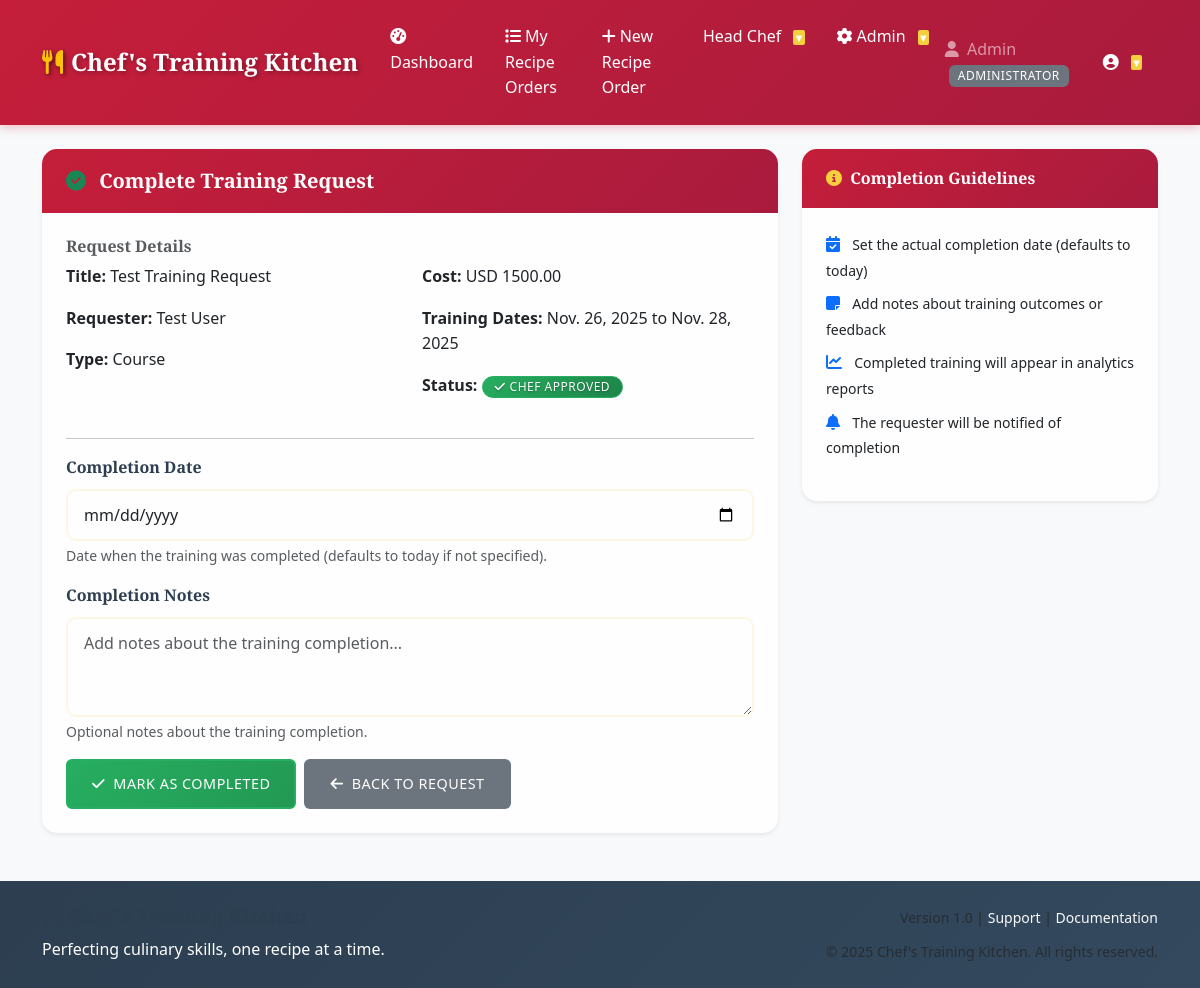
/requests/3/complete/ (signed in), run on the app's committed database.
### accounts/models.py (models this page shows, shortened)
class UserProfile(models.Model):
    ROLE_CHOICES = [
        ('TEAM_MEMBER', 'Team Member'),
        ('LEADERSHIP', 'Leadership'),
        ('ADMIN', 'Administrator'),
    ]
    user = models.OneToOneField(User, on_delete=models.CASCADE)
    role = models.CharField(max_length=20, choices=ROLE_CHOICES, default='TEAM_MEMBER')
    is_active = models.BooleanField(default=True)
    created_at = models.DateTimeField(auto_now_add=True)
    updated_at = models.DateTimeField(auto_now=True)
    class Meta:
        verbose_name = "User Profile"
        verbose_name_plural = "User Profiles"

### training_requests/models.py (models this page shows, shortened)
class TrainingRequest(models.Model):
    TRAINING_TYPE_CHOICES = [
        ('CONFERENCE', 'Conference'),
        ('COURSE', 'Course'),
        ('CERTIFICATION', 'Certification'),
        ('WORKSHOP', 'Workshop'),
    ]
    STATUS_CHOICES = [
        ('PENDING', 'Pending'),
        ('APPROVED', 'Approved'),
        ('DENIED', 'Denied'),
        ('COMPLETED', 'Completed'),
    ]
    requester = models.ForeignKey(
        User,
        on_delete=models.CASCADE,
        related_name='training_requests',
        help_text="User who submitted the training request"
    )
    title = models.CharField(max_length=200, help_text="Training title or name")
    description = models.TextField(help_text="Detailed description of the training")
    training_type = models.CharField(
        max_length=20,
        choices=TRAINING_TYPE_CHOICES,
        help_text="Type of training being requested"
    )
    estimated_cost = models.DecimalField(
        max_digits=10,
        decimal_places=2,
        validators=[MinValueValidator(Decimal('0.00'))],
        help_text="Estimated cost in the specified currency"
    )
    currency = models.CharField(max_length=3, default='USD', help_text="Currency code (e.g., USD, EUR)")
    start_date = models.DateField(help_text="Training start date")
    end_date = models.DateField(help_text="Training end date")
    justification = models.TextField(help_text="Business justification for the training")
    status = models.CharField(
        max_length=20,
        choices=STATUS_CHOICES,
        default='PENDING',
        help_text="Current status of the request"
    )
    reviewer = models.ForeignKey(
        User,
        on_delete=models.SET_NULL,
        null=True,
        blank=True,
        related_name='reviewed_requests',
        help_text="Leadership member who reviewed the request"
    )
    review_comments = models.TextField(
        blank=True,
        help_text="Comments from the reviewer"
    )
    reviewed_at = models.DateTimeField(
        null=True,
        blank=True,
        help_text="When the request was reviewed"
    )
    completed_at = models.DateTimeField(
        null=True,
        blank=True,
        help_text="When the training was completed"
    )
    completion_notes = models.TextField(
        blank=True,
        help_text="Notes about the training completion"
    )
    supporting_documents = models.FileField(
        upload_to='training_requests/documents/',
        blank=True,
        null=True,
        validators=[
            FileExtensionValidator(
                allowed_extensions=['pdf', 'doc', 'docx', 'txt'],
                message="Only PDF, DOC, DOCX, and TXT files are allowed."
            ),
            validate_file_size
        ],
        help_text="Optional supporting documents (PDF, DOC, DOCX, TXT, up to 10MB)"
    )
    created_at = models.DateTimeField(auto_now_add=True)
    updated_at = models.DateTimeField(auto_now=True)
    class Meta:
        verbose_name = "Training Request"
        verbose_name_plural = "Training Requests"
        ordering = ['-created_at']

### training_requests/views.py (the view)
# urls.py: path('requests/<int:pk>/complete/', views.complete_request, name='complete_request'),
@leadership_required
def complete_request(request, pk):
    training_request = get_object_or_404(TrainingRequest, pk=pk)
    if training_request.status != 'APPROVED':
        messages.error(request, 'Only approved requests can be marked as completed.')
        return redirect('training_requests:request_detail', pk=pk)
    if request.method == 'POST':
        form = RequestCompletionForm(request.POST)
        if form.is_valid():
            completion_date = form.cleaned_data.get('completion_date') or timezone.now().date()
            completion_notes = form.cleaned_data.get('completion_notes', '').strip()
            training_request.status = 'COMPLETED'
            training_request.completion_notes = completion_notes
            training_request.completed_at = timezone.make_aware(
                datetime.combine(completion_date, datetime.min.time())
            )
            training_request.save()
            messages.success(
                request,
                f'Training request "{training_request.title}" has been marked as completed.'
            )
            try:
                send_teams_notification(training_request, 'REQUEST_COMPLETED')
            except Exception as e:
                logger.error(f"Failed to send Teams notification for completed request {training_request.id}: {str(e)}")
            return redirect('training_requests:request_detail', pk=pk)
    else:
        form = RequestCompletionForm()
    context = {
        'request_obj': training_request,
        'form': form,
    }
    return render(request, 'training_requests/complete_request.html', context)

### templates/training_requests/complete_request.html (shortened to what this page needs)
{% extends 'base.html' %}
{% block content %}
<div class="row">
    <div class="col-md-8">
        <div class="card">
            <div class="card-header">
                <h5 class="card-title mb-0">
                    <i class="fas fa-check-circle text-success me-2"></i>
                    Complete Training Request
                </h5>
            </div>
            <div class="card-body">
                <div class="mb-4">
                    <h6 class="text-muted">Request Details</h6>
                    <div class="row">
                        <div class="col-md-6">
                            <p><strong>Title:</strong> {{ request_obj.title }}</p>
                            <p><strong>Requester:</strong> {{ request_obj.requester.get_full_name|default:request_obj.requester.username }}</p>
                            <p><strong>Type:</strong> {{ request_obj.get_training_type_display }}</p>
                        </div>
                        <div class="col-md-6">
                            <p><strong>Cost:</strong> {{ request_obj.currency }} {{ request_obj.estimated_cost }}</p>
                            <p><strong>Training Dates:</strong> {{ request_obj.start_date }} to {{ request_obj.end_date }}</p>
                            <p><strong>Status:</strong>
                                <span class="badge bg-success">{{ request_obj.get_status_display }}</span>
                            </p>
                        </div>
                    </div>
                </div>
                <hr>
                <form method="post">
                    <div class="mb-3">
                        <label for="{{ form.completion_date.id_for_label }}" class="form-label">
                            Completion Date
                        </label>
                        {{ form.completion_date }}
                        {% if form.completion_date.help_text %}
                            <div class="form-text">{{ form.completion_date.help_text }}</div>
                        {% endif %}
                    </div>
                    <div class="mb-3">
                        <label for="{{ form.completion_notes.id_for_label }}" class="form-label">
                            Completion Notes
                        </label>
                        {{ form.completion_notes }}
                        {% if form.completion_notes.help_text %}
                            <div class="form-text">{{ form.completion_notes.help_text }}</div>
                        {% endif %}
                    </div>
                    <div class="d-flex gap-2">
                        <button type="submit" class="btn btn-success">
                            <i class="fas fa-check me-1"></i>
                            Mark as Completed
                        </button>
                        <a href="{% url 'training_requests:request_detail' request_obj.pk %}" class="btn btn-secondary">
                            <i class="fas fa-arrow-left me-1"></i>
                            Back to Request
                        </a>
                    </div>
                </form>
            </div>
        </div>
    </div>
    <div class="col-md-4">
        <div class="card">
            <div class="card-header">
                <h6 class="card-title mb-0">
                    <i class="fas fa-info-circle me-1"></i>
                    Completion Guidelines
                </h6>
            </div>
            <div class="card-body">
                <ul class="list-unstyled">
                    <li class="mb-2">
                        <i class="fas fa-calendar-check text-primary me-2"></i>
                        <small>Set the actual completion date (defaults to today)</small>
                    </li>
                    <li class="mb-2">
                        <i class="fas fa-sticky-note text-primary me-2"></i>
                        <small>Add notes about training outcomes or feedback</small>
                    </li>
                    <li class="mb-2">
                        <i class="fas fa-chart-line text-primary me-2"></i>
                        <small>Completed training will appear in analytics reports</small>
                    </li>
                    <li>
                        <i class="fas fa-bell text-primary me-2"></i>
                        <small>The requester will be notified of completion</small>
                    </li>
                </ul>
            </div>
        </div>
    </div>
</div>
{% endblock %}

### templates/base.html (shortened to what this page needs)
<!DOCTYPE html>
<html lang="en">
<head>
    <link href="https://cdn.jsdelivr.net/npm/bootstrap@5.3.0/dist/css/bootstrap.min.css" rel="stylesheet">
    <link rel="stylesheet" href="https://cdnjs.cloudflare.com/ajax/libs/font-awesome/6.4.0/css/all.min.css">
    {% load static %}
    <link rel="stylesheet" href="{% static 'css/restaurant-theme.css' %}">
    <link rel="stylesheet" href="{% static 'css/restaurant-animations.css' %}">
</head>
<body>
    <nav class="navbar navbar-expand-lg navbar-dark bg-dark">
        <div class="container">
            <a class="navbar-brand" href="{% if user.is_authenticated %}{% url 'training_requests:dashboard' %}{% else %}{% url 'accounts:login' %}{% endif %}">
                <i class="fas fa-utensils me-2"></i>Chef's Training Kitchen
            </a>
            {% if user.is_authenticated %}
            <div class="collapse navbar-collapse" id="navbarNav">
                <ul class="navbar-nav me-auto">
                    <li class="nav-item">
                        <a class="nav-link" href="{% url 'training_requests:dashboard' %}">
                            <i class="fas fa-tachometer-alt me-1"></i>Dashboard
                        </a>
                    </li>
                    <li class="nav-item">
                        <a class="nav-link" href="{% url 'training_requests:request_list' %}">
                            <i class="fas fa-list me-1"></i>My Recipe Orders
                        </a>
                    </li>
                    <li class="nav-item">
                        <a class="nav-link" href="{% url 'training_requests:create_request' %}">
                            <i class="fas fa-plus me-1"></i>New Recipe Order
                        </a>
                    </li>
                    {% if user.userprofile.role == 'LEADERSHIP' or user.userprofile.role == 'ADMIN' %}
                    <li class="nav-item dropdown">
                        <a class="nav-link dropdown-toggle position-relative" href="#" id="leadershipDropdown" role="button" data-bs-toggle="dropdown">
                            Head Chef
                        </a>
                    </li>
                    {% endif %}
                    {% if user.userprofile.role == 'ADMIN' %}
                    <li class="nav-item dropdown">
                        <a class="nav-link dropdown-toggle" href="#" id="adminDropdown" role="button" data-bs-toggle="dropdown">
                            <i class="fas fa-cog me-1"></i>Admin
                        </a>
                    </li>
                    {% endif %}
                </ul>
                <div class="navbar-nav user-info">
                    <div class="navbar-text">
                        <i class="fas fa-user me-1"></i>
                        {{ user.first_name|default:user.username }}
                        {% if user.userprofile %}
                            <span class="badge bg-secondary role-badge ms-1">{{ user.userprofile.get_role_display }}</span>
                        {% endif %}
                    </div>
                    <div class="nav-item dropdown">
                        <a class="nav-link dropdown-toggle" href="#" id="userDropdown" role="button" data-bs-toggle="dropdown">
                            <i class="fas fa-user-circle"></i>
                        </a>
                    </div>
                </div>
            </div>
            {% endif %}
        </div>
    </nav>
    <div class="container mt-4">
        {% block content %}
        {% endblock %}
    </div>
    {% include 'components/footer.html' %}
    {% load static %}
</body>
</html>

### data on the page
TrainingRequest: title "Test Training Request", requester.get_full_name "Test User", training_type "Course", currency "USD", estimated_cost "1500.00", start_date "Nov. 26, 2025", end_date "Nov. 28, 2025"

### other printed values
{{ user.first_name|default:user.username }} "Admin"
{{ user.userprofile.get_role_display }} "ADMINISTRATOR"
